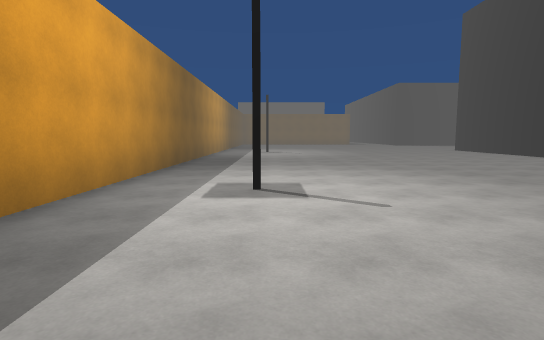
View 1 (above)

20 first-person views from a walk through a 3-D level made in the Unity game engine. The camera is 1.4 m above the floor, tilts 6° down and sees 80° across. Doors are open. The floor is counted in squares, 2 m on a side. Each view is taken from the middle of a square. On the plan, view 1 faces up. The plan holds only what a view shows up to about 10 squares ahead; the rest is blank. The place goes on beyond the plan. The player character is not drawn.

View 2
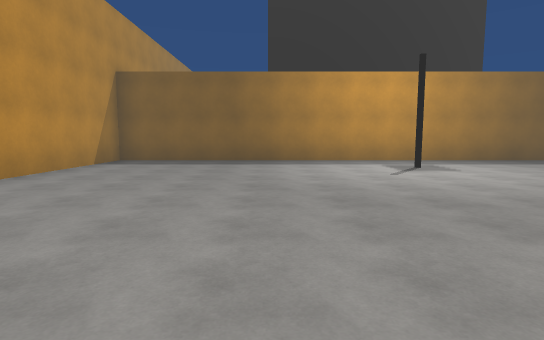

View 3
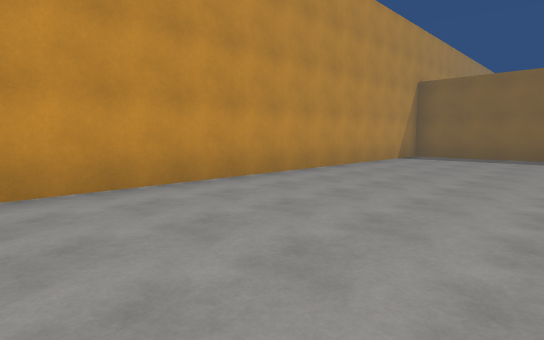

View 4
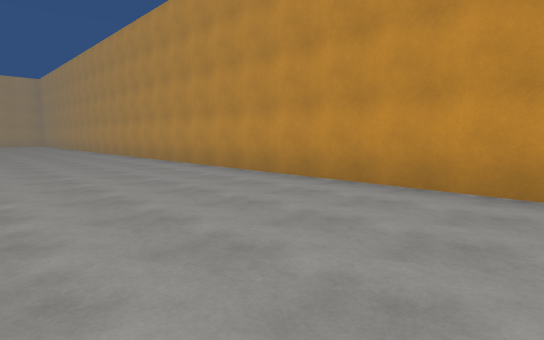

View 5
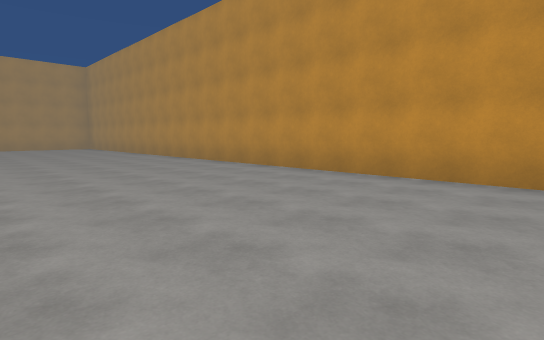

View 6
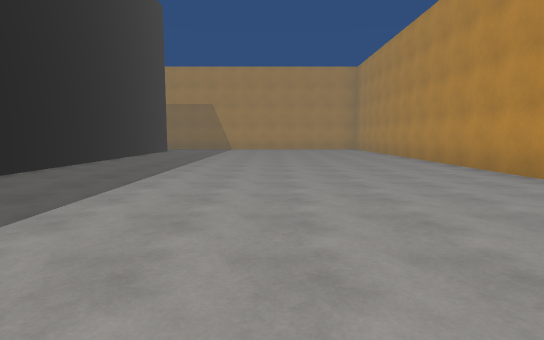

View 7
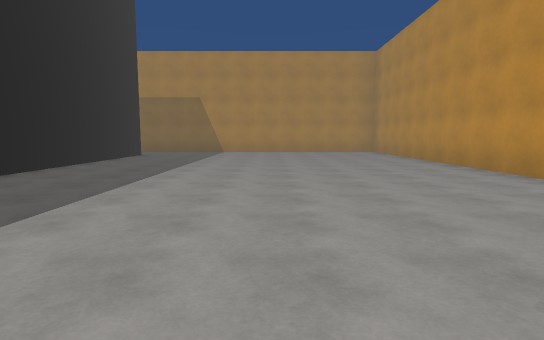

View 8
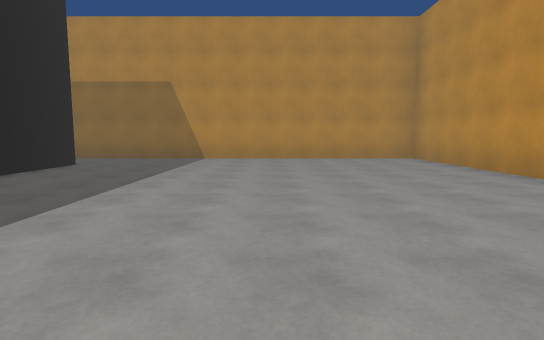

View 9
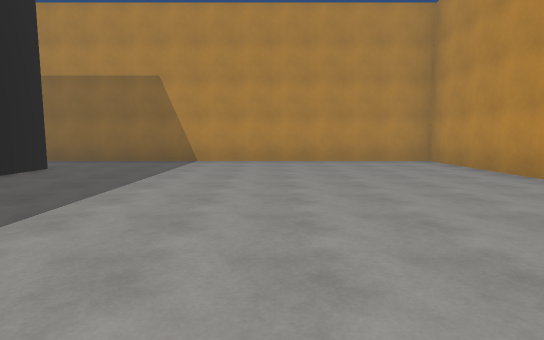

View 10
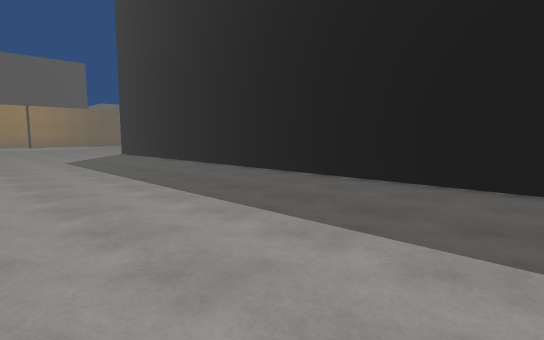

View 11
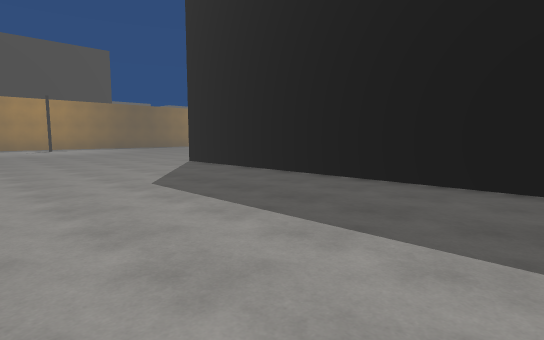

View 12
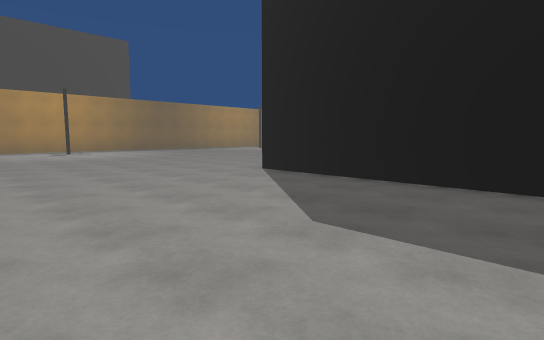

View 13
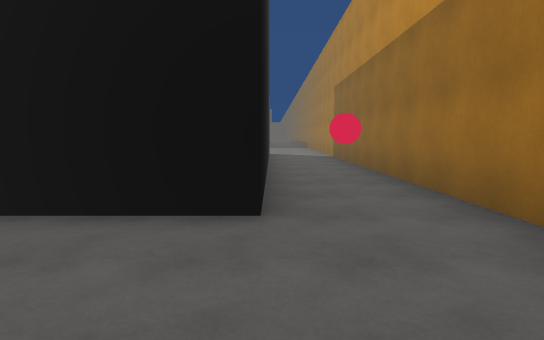

View 14
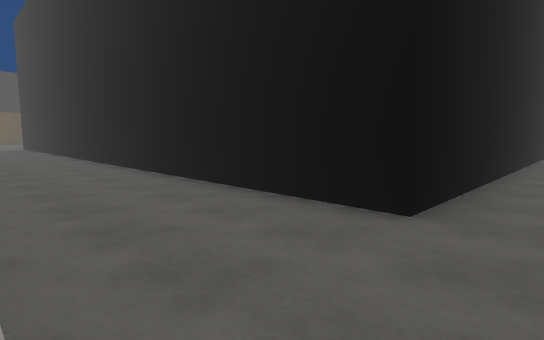

View 15
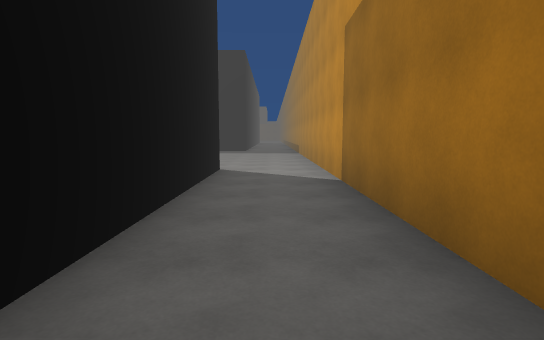

View 16
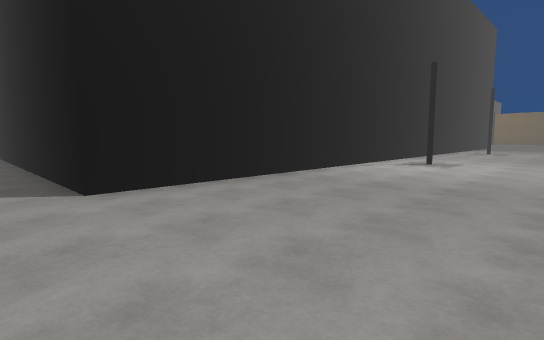

View 17
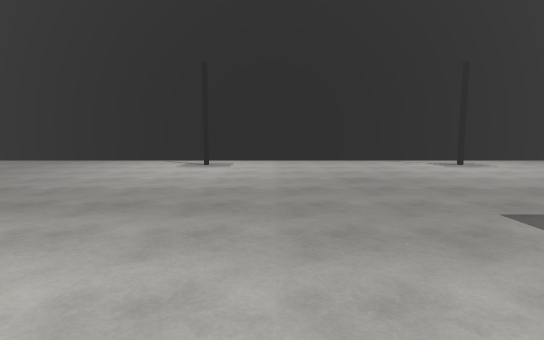

View 18
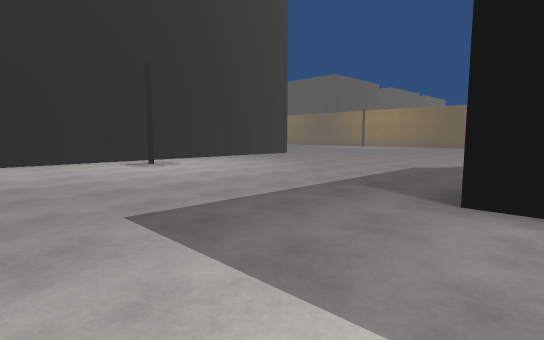

View 19
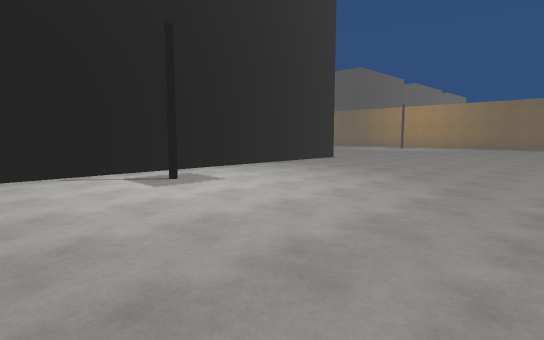

View 20
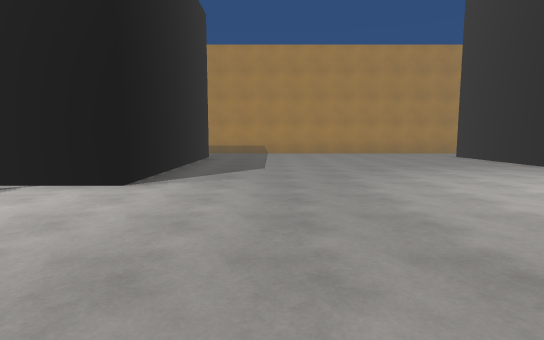

### Floor plan
Points are (right, up) in squares from view 1. A wall is a line through its corners. A room is listed if a view was taken in it or the views show most of it. See-through windows are left out.
Room 1 (views 1, 2, 3, 4, 5, 6, 7, 8, 9, 10, 11, 12, 13, 14, 15, 16, 17, 18, 19, 20)
walls: (9.9, 15.8) (28.9, 15.8) (28.9, 5.8) (8.9, 5.8); (-2.3, 10) (-2.3, -3.4) (31.1, -3.4) (31.1, 19); (15.5, 24.8) (15.5, 24); (28, 24.1) (22.5, 24.1) (22.5, 25.5)

Where each view was taken, in squares from view 1:
view 1: 0 up, 0 right, facing up
view 2: 1 up, 7 right, facing left
view 3: 1 up, 9 right, facing down-left
view 4: 1 up, 6 right, facing down-right
view 5: 2 up, 12 right, facing down-right
view 6: 1 up, 14 right, facing right
view 7: 1 up, 17 right, facing right
view 8: 1 up, 21 right, facing right
view 9: 1 up, 22 right, facing right
view 10: 1 up, 22 right, facing up-left
view 11: 1 up, 17 right, facing up-left
view 12: 1 up, 14 right, facing up-left
view 13: 3 up, 29 right, facing up
view 14: 3 up, 30 right, facing up-left
view 15: 9 up, 30 right, facing up
view 16: 20 up, 30 right, facing down-left
view 17: 25 up, 20 right, facing down
view 18: 25 up, 19 right, facing down-left
view 19: 22 up, 18 right, facing down-left
view 20: 22 up, 18 right, facing right
